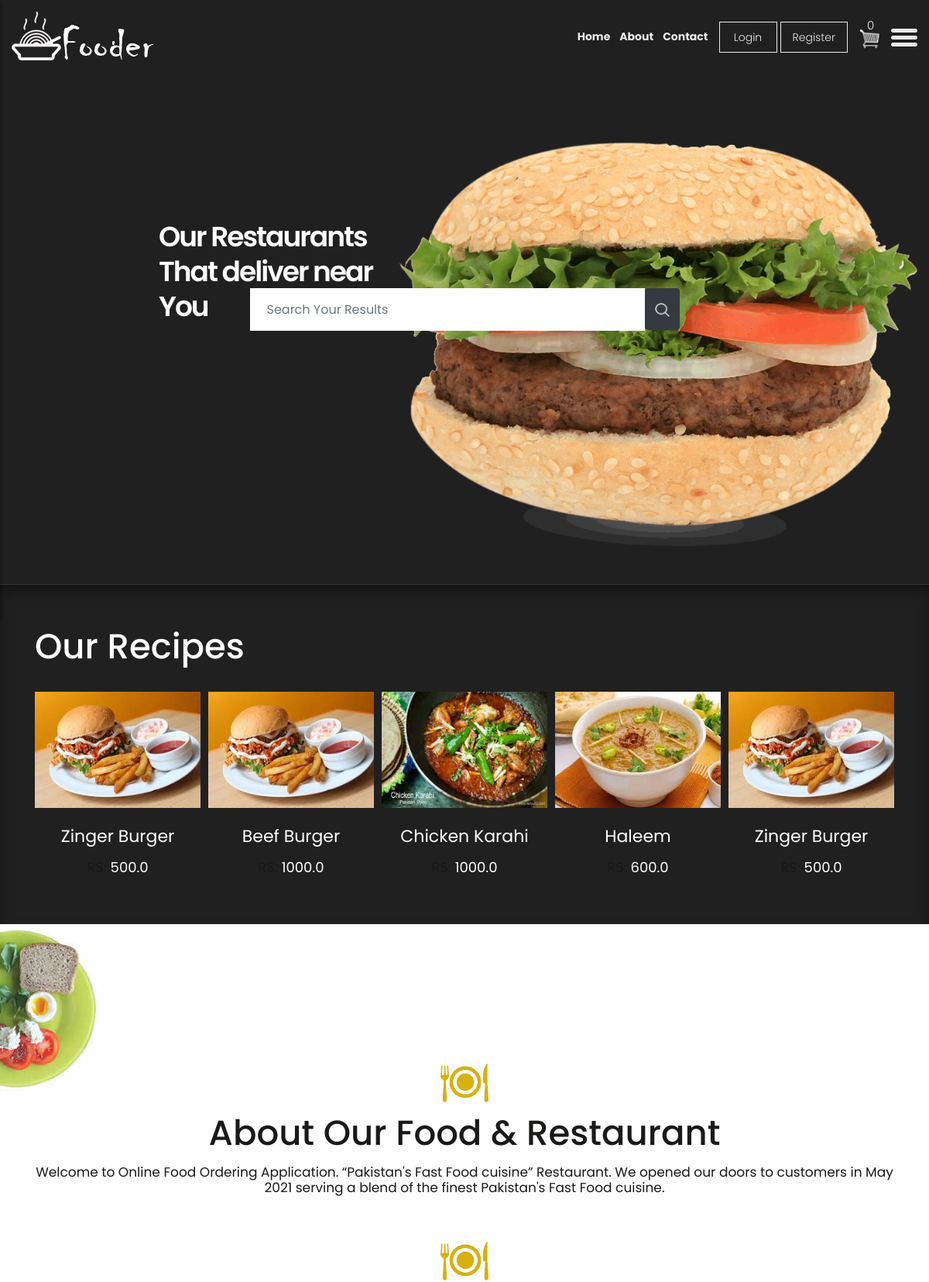
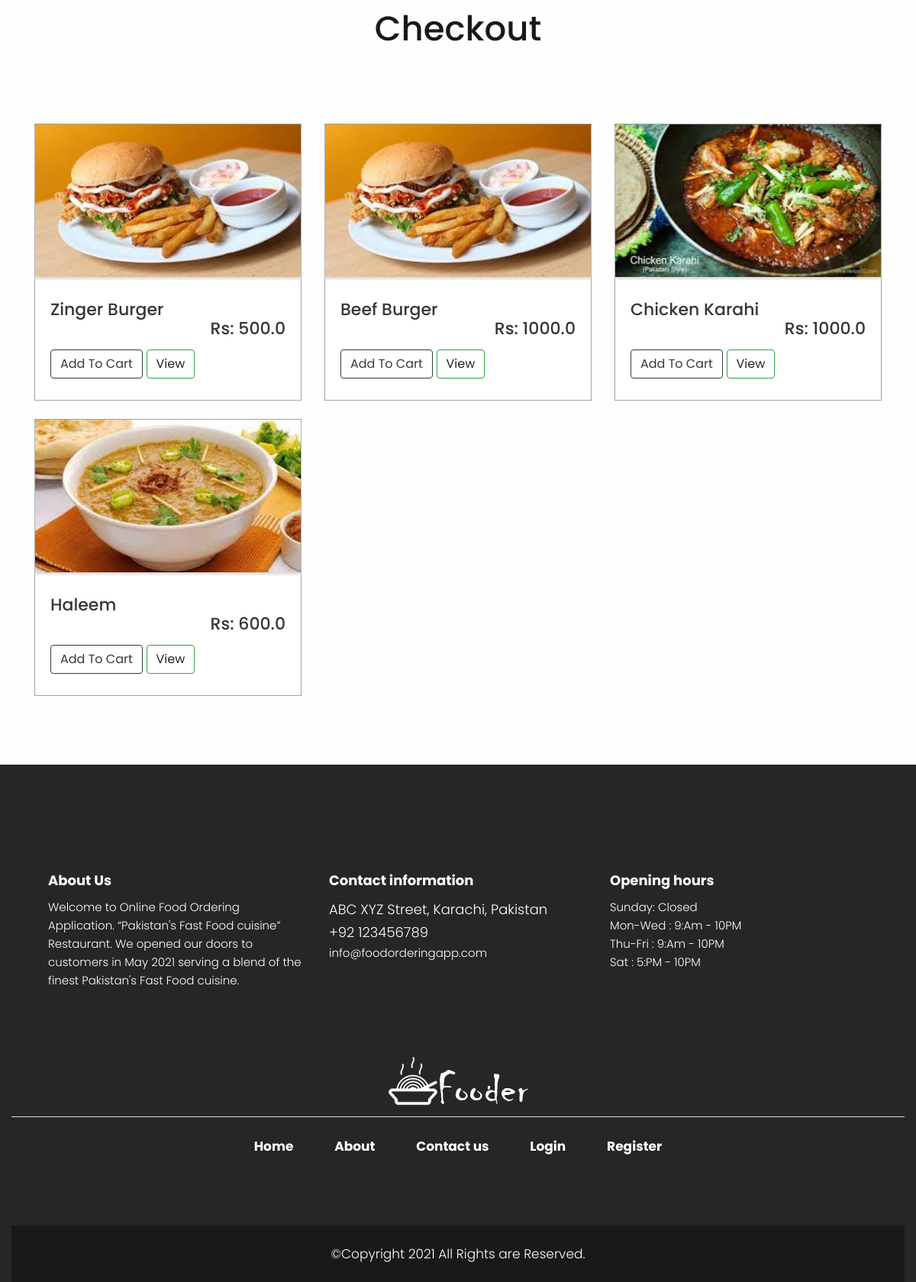
The page / on the database its author committed (2 pictures, top to bottom).
### store/models.py (models this page shows, shortened)
class Product(models.Model):
	name = models.CharField(max_length=200)
	price = models.FloatField()
	image = models.ImageField(null=True, blank=True)
	@property
	def imageURL(self):
		try:
			url = self.image.url
		except:
			url = ''
		return url

### store/views.py (the view)
# urls.py: path('', include('store.urls')),
def store(request):
	if request.user.is_authenticated:
		user=User.objects.get(id=request.user.id)
		if not Customer.objects.filter(user=user):
			Customer.objects.create(user=user)
		data = cartData(request)
		cartItems = data['cartItems']
		order = data['order']
		items = data['items']
		products = Product.objects.all()
		context = {'products':products, 'cartItems':cartItems}
		return render(request, 'store/store.html', context)
	else:
		data = cartData(request)
		cartItems = data['cartItems']
		order = data['order']
		items = data['items']
		products = Product.objects.all()
		context = {'products':products, 'cartItems':cartItems}
		return render(request, 'store/store.html', context)

### store/utils.py (called while the page is built, shortened)
def cookieCart(request):
	try:
		cart = json.loads(request.COOKIES['cart'])
	except:
		cart = {}
		print('CART:', cart)
	items = []
	order = {'get_cart_total':0, 'get_cart_items':0, 'shipping':False}
	cartItems = order['get_cart_items']
	return {'cartItems':cartItems ,'order':order, 'items':items}

def cartData(request):
	if request.user.is_authenticated:
		customer = request.user.customer
		order, created = Order.objects.get_or_create(customer=customer, complete=False)
		items = order.orderitem_set.all()
		cartItems = order.get_cart_items
	else:
		cookieData = cookieCart(request)
		cartItems = cookieData['cartItems']
		order = cookieData['order']
		items = cookieData['items']
	return {'cartItems':cartItems ,'order':order, 'items':items}

### store/templates/store/store.html (shortened to what this page needs)
{% extends 'store/main.html' %}
{% load static %}
{% block content %}
    <div class="slider_section">
        <div class="container">
            <div class="row">
                <div class="col-md-12">
                    <div class="full">
                        <div id="main_slider" class="carousel vert slide" data-ride="carousel" data-interval="5000">
                            <div class="carousel-inner">
                                <div class="carousel-item active">
                                    <div class="row">
                                        <div class="col-md-5">
                                            <div class="slider_cont">
                                                <h3>Our Restaurants<br>That deliver near You</h3>
                                            </div>
                                        </div>
                                        <div class="col-md-7">
                                            <div class="slider_image full text_align_center">
                                                <img class="img-responsive" src="{% static 'images1/burger_slide.png' %}" alt="#" />
                                            </div>
                                        </div>
                                          <div class="container-fluid d-none d-md-block" style="position:absolute;top:35%;left:25%;z-index:200;width:50%;">
                                              <form class="d-flex" style="height:80px;" action="{% url 'search' %}" method="get">
                                              <input class="form-control"  type="search" placeholder="Search Your Results" aria-label="Search" name="query" id="query">
                                              <button class="btn btn-dark" type="submit" style="height:54px;"><img src="{% static 'images1/search_icon.png' %}" alt="#"></button>
                                              </form>
                                          </div>
                                    </div>
                                </div>
                            </div>
                        </div>
                    </div>
                </div>
            </div>
        </div>
    </div>
    <section class="resip_section">
        <div class="container">
            <div class="row">
         <div class="col-md-12">
       <div class="ourheading">
    <h2>Our Recipes</h2>
  </div>
</div>
<div class="container">
    <div class="row">
        <div class="col-md-12">
            <div class="owl-carousel owl-theme">
{% for product in products %}
                <div class="item">
                    <div class="product_blog_img">
                        <img style="width:100%;height:150px;" src="{{product.imageURL}}" alt="#" />
                    </div>
                    <div class="product_blog_cont">
                        <h3>{{product.name}}</h3>
                        <h4><span class="theme_color">RS: </span>{{product.price}}</h4>
                    </div>
                </div>
{% endfor %}
            </div>
        </div>
    </div>
</div>
</div>
</div>
</section>
<div class="bg_bg">
<div class="blog">
  <div class="container">
    <div class="row">
      <div class="col-md-12">
        <div class="title">
          <i><img src="{% static 'images1/title.png' %}" alt="#"/></i>
              <h2>About Our Food & Restaurant</h2>
            <span>
            Welcome to Online Food Ordering Application. “Pakistan's Fast Food cuisine” Restaurant. We opened our doors to customers in May 2021 serving a blend of the finest Pakistan's Fast Food cuisine.
            </span>
        </div>
      </div>
      <div class="col-md-12">
        <div class="title">
          <i><img src="{% static 'images1/title.png' %}" alt="#"/></i>
          <h2>Checkout</h2>
        </div>
      </div>
    </div>
    <div class="row">
	{% for product in products %}
      <div class="col-xl-4 col-lg-4 col-md-4 col-sm-12 mar_bottom mt-4">
        <div class="blog_box">
          <div class="blog_img_box">
            <img src="{{product.imageURL}}" style="width:100%;height:200px;" alt="#"/>
          </div>
          <h3>
            <div class="row">
                <div class="col-12">
                {{product.name}}
                </div>
                <div class="col-12">
                <span style="float:right;">Rs: {{product.price}}</span>
				</div>
            </div>
          </h3>
          <p>
            <button type="button" data-product="{{product.id}}" data-action="add" class="btn btn-outline-dark add-btn update-cart">Add To Cart</button>
            <button type="button" class="btn btn-outline-success"><a href="{% url 'viewdetail' product.id %}">View</a></button>
          </p>
        </div>
      </div>
		{% endfor %}
  </div>
</div>
</div>
{% endblock content %}

### store/templates/store/main.html (shortened to what this page needs)
<!DOCTYPE html>
{% load static %}
<html lang="en">
<head>
    <link rel="stylesheet" href="{% static 'css1/bootstrap.min.css' %}">
    <link rel="stylesheet" href="{% static 'css1/owl.carousel.min.css' %}">
    <link rel="stylesheet" href="{% static 'css1/style1.css' %}">
    <link rel="stylesheet" href="{% static 'css1/responsive.css' %}">
    <link rel="stylesheet" href="https://cdnjs.cloudflare.com/ajax/libs/font-awesome/4.7.0/css/font-awesome.min.css">
</head>
<body class="main-layout">
    <div class="wrapper">
    <div id="content">
    <header>
        <div class="container-fluid">
            <div class="row">
                <div class="col-md-3">
                    <div class="full">
                        <a class="logo" href="{% url 'store' %}"><img src="{% static 'images1/logo1.png' %}" alt="#" /></a>
                    </div>
                </div>
                <div class="col-md-9">
                    <div class="full">
                        <div class="right_header_info">
                            <ul>
                                <li class="dinone d-none d-md-none d-lg-block"><a style="font-weight:bold;" href="{% url 'store' %}">Home</a></li>
                                <li class="dinone d-none d-md-none d-lg-block"><a style="font-weight:bold;" href="{% url 'aboutus' %}">About</a></li>
                                <li class="dinone d-none d-md-none d-lg-block"><a style="font-weight:bold;" href="{% url 'contactus' %}">Contact</a></li>
                                <li class="button_user">
                  {% if user.is_authenticated %}
                        <div class="dropdown bg-dark">
                            <button class="btn btn-dark dropdown-toggle" type="button" id="dropdownMenuButton" data-toggle="dropdown" aria-haspopup="true" aria-expanded="false">
                                <b>{{request.user.first_name}} {{request.user.last_name}}</b>
                            </button>
                            <div class="dropdown-menu" aria-labelledby="dropdownMenuButton">
                                <a class="dropdown-item" style="color:black;font-weight:bold;" href="{% url 'handlelogout' %}">Logout</a>
                            </div>
                        </div>
	              {% else %}
						 <a class="button" href="{% url 'handlelogin' %}">Login</a>
						 <a class="button" href="{% url 'handlesignup' %}">Register</a>
	              {% endif %}
								</li>
								<li>
									<a href="{% url 'cart' %}">
										<p id="cart-total" style="position:absolute;top:6px;"><span style="margin-left:11px;">{{cartItems}}</span></p>
										<img style="width:30px;" id="cart-icon" src="{% static 'images/cart.png' %}">
									</a>
								</li>
								<li>
                                    <button type="button" id="sidebarCollapse">
                                        <img src="{% static 'images1/menu_icon.png' %}" alt="#">
                                    </button>
                                </li>
                            </ul>
                        </div>
                    </div>
                </div>
            </div>
        </div>
    </header>
            {% block content %}
            {% endblock content %}
    <footer style="color:white">
        <div class="footer">
            <div class="container-fluid">
                <div class="row">
                <div class="row m-5">
                            <div class="col-lg-4 col-md-6">
                                <h3 style="color:white;font-weight:bold;">About Us</h3>
                                <p>Welcome to Online Food Ordering Application. “Pakistan's Fast Food cuisine” Restaurant. We opened our doors to customers in May 2021 serving a blend of the finest Pakistan's Fast Food cuisine.</p>
                            </div>
                            <div class="col-lg-4 col-md-6">
                                <h3 style="color:white;font-weight:bold;">Contact information</h3>
                                <p class="lead" style="color:white">ABC XYZ Street, Karachi, Pakistan</p>
                                <p class="lead" style="color:white"><a href="#" style="color:white">+92 123456789</a></p>
                                <p><a href="#" style="color:white"> info@foodorderingapp.com</a></p>
                            </div>
                            <div class="col-lg-4 col-md-6">
                                <h3 style="color:white;font-weight:bold;">Opening hours</h3>
                                <p><span class="text-color">Sunday: </span>Closed</p>
                                <p><span class="text-color">Mon-Wed :</span> 9:Am - 10PM</p>
                                <p><span class="text-color">Thu-Fri :</span> 9:Am - 10PM</p>
                                <p><span class="text-color">Sat :</span> 5:PM - 10PM</p>
                            </div>
                        </div>
                    <div class="col-md-12">
                        <div class="footer_logo">
                          <a href="{% url 'store' %}"><img src="{% static 'images1/logo1.png' %}" alt="logo" /></a>
                        </div>
                    </div>
                    <div class="col-md-12">
                        <ul class="lik">
                            <li> <a style="color:white;font-weight:bold;" href="{% url 'store' %}">Home</a></li>
                            <li> <a style="color:white;font-weight:bold;" href="{% url 'aboutus' %}">About</a></li>
                            <li> <a style="color:white;font-weight:bold;" href="{% url 'contactus' %}">Contact us</a></li>
                            <li> <a style="color:white;font-weight:bold;" href="{% url 'handlelogin' %}">Login</a></li>
                            <li> <a style="color:white;font-weight:bold;" href="{% url 'handlesignup' %}">Register</a></li>
                        </ul>
                    </div>
            </div>
            <div class="copyright" style="background:#191918;">
                <div class="container">
                    <p style="color:white;">©Copyright 2021 All Rights are Reserved.</p>
                </div>
            </div>
        </div>
    </footer>
    </div>
    </div>
</body>
</html>

### static/css1/responsive.css (style rules this page uses)
@media (min-width: 1200px) and (max-width: 1500px) { .right_header_info ul li { font-size: 14px; margin-left: 12px; } }
@media (min-width: 1200px) and (max-width: 1500px) { .slider_cont h3 { font-size: 36px; line-height: 45px; } }
@media (min-width: 1200px) and (max-width: 1500px) { .slider_section { min-height: auto; } }

### rows shown on the page
Product: imageURL (picture), name "Zinger Burger", price "500.0"
Product: imageURL (picture), name "Beef Burger", price "1000.0"
Product: imageURL (picture), name "Chicken Karahi", price "1000.0"
Product: imageURL (picture), name "Haleem", price "600.0"

### other values the page prints
{{ cartItems }} "0"
